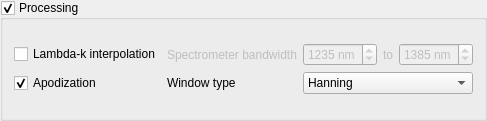
<?xml version="1.0" encoding="UTF-8"?>
<ui version="4.0">
 <class>groupConfig</class>
 <widget class="QGroupBox" name="groupConfig">
  <property name="geometry">
   <rect>
    <x>0</x>
    <y>0</y>
    <width>444</width>
    <height>121</height>
   </rect>
  </property>
  <property name="toolTip">
   <string>If unchecked, raw data will be acquired and displayed</string>
  </property>
  <property name="title">
   <string>Processing</string>
  </property>
  <property name="checkable">
   <bool>true</bool>
  </property>
  <layout class="QGridLayout" name="gridConfig">
   <item row="0" column="1">
    <layout class="QGridLayout" name="gridRight">
     <item row="0" column="0">
      <layout class="QGridLayout" name="gridProc">
       <item row="0" column="4">
        <widget class="QSpinBox" name="spinLambdaMax">
         <property name="enabled">
          <bool>false</bool>
         </property>
         <property name="toolTip">
          <string>The spectrometer range</string>
         </property>
         <property name="suffix">
          <string> nm</string>
         </property>
         <property name="minimum">
          <number>600</number>
         </property>
         <property name="maximum">
          <number>3000</number>
         </property>
         <property name="value">
          <number>1385</number>
         </property>
        </widget>
       </item>
       <item row="0" column="0">
        <widget class="QCheckBox" name="checkInterpolation">
         <property name="toolTip">
          <string>If true, linear-in-wavenumber values are interpolated (1st order) from linear-in-wavelength spectra</string>
         </property>
         <property name="text">
          <string>Lambda-k interpolation</string>
         </property>
         <property name="checked">
          <bool>false</bool>
         </property>
         <property name="tristate">
          <bool>false</bool>
         </property>
        </widget>
       </item>
       <item row="1" column="0">
        <widget class="QCheckBox" name="checkApodization">
         <property name="toolTip">
          <string>If checked, spectra will be DC-subtracted and then multiplied by a window function</string>
         </property>
         <property name="text">
          <string>Apodization</string>
         </property>
         <property name="checked">
          <bool>true</bool>
         </property>
        </widget>
       </item>
       <item row="0" column="3">
        <widget class="QLabel" name="labelTo">
         <property name="enabled">
          <bool>false</bool>
         </property>
         <property name="text">
          <string>to</string>
         </property>
        </widget>
       </item>
       <item row="0" column="1">
        <widget class="QLabel" name="labelLambda">
         <property name="enabled">
          <bool>false</bool>
         </property>
         <property name="toolTip">
          <string>The spectrometer range</string>
         </property>
         <property name="text">
          <string>Spectrometer bandwidth</string>
         </property>
        </widget>
       </item>
       <item row="0" column="2">
        <widget class="QSpinBox" name="spinLambdaMin">
         <property name="enabled">
          <bool>false</bool>
         </property>
         <property name="toolTip">
          <string>The spectrometer range</string>
         </property>
         <property name="suffix">
          <string> nm</string>
         </property>
         <property name="minimum">
          <number>300</number>
         </property>
         <property name="maximum">
          <number>2400</number>
         </property>
         <property name="value">
          <number>1235</number>
         </property>
        </widget>
       </item>
       <item row="1" column="2" colspan="3">
        <widget class="QComboBox" name="comboApodization">
         <property name="toolTip">
          <string>The type of window used to apodize the A-line spectra prior to FFT</string>
         </property>
         <item>
          <property name="text">
           <string>Hanning</string>
          </property>
         </item>
         <item>
          <property name="text">
           <string>Blackman</string>
          </property>
         </item>
         <item>
          <property name="text">
           <string>Hamming</string>
          </property>
         </item>
         <item>
          <property name="text">
           <string>None</string>
          </property>
         </item>
        </widget>
       </item>
       <item row="1" column="1">
        <widget class="QLabel" name="labelWindowType">
         <property name="toolTip">
          <string>The type of window used to apodize the A-line spectra prior to FFT</string>
         </property>
         <property name="text">
          <string>Window type</string>
         </property>
        </widget>
       </item>
      </layout>
     </item>
    </layout>
   </item>
  </layout>
 </widget>
 <resources/>
 <connections/>
</ui>
